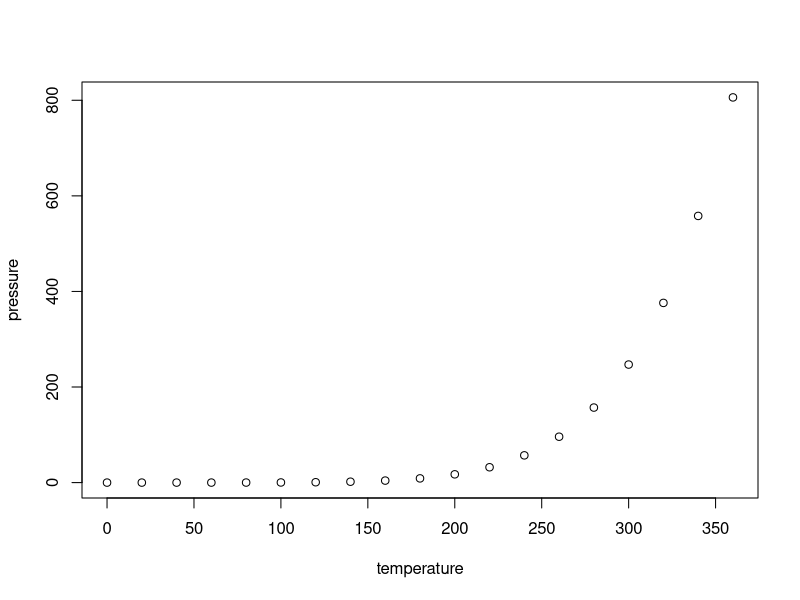
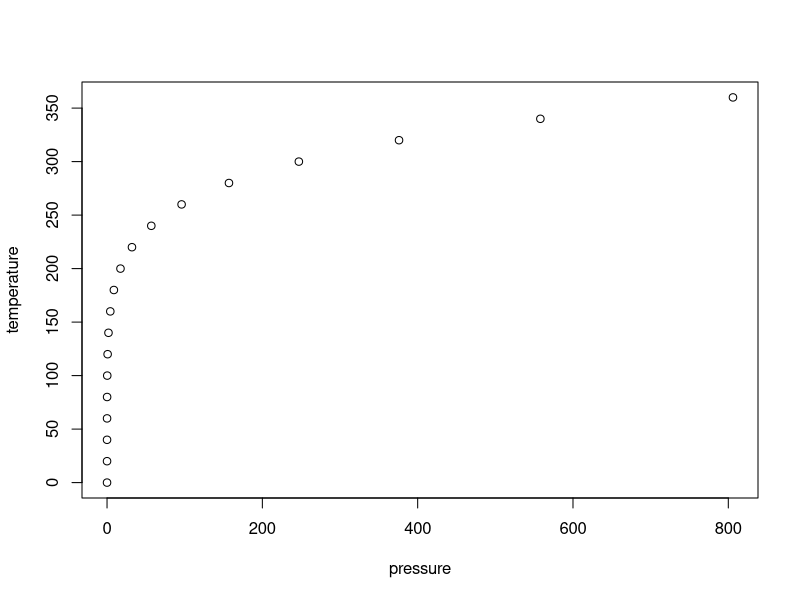

Source code (R) for these figures, in order: (Note: this script raises an error after producing the figures.)
library("datasets")
data("pressure") #data(pressure)works,too
plot(pressure)
#alternative
with(pressure,plot(pressure,temperature))
win.gra
plot(pressure,type="p",main="pressuredata")
plot(pressure,type="l",main="pressuredata")
plot(pressure,type="b",main="pressuredata")
plot(pressure,type="h",main="pressuredata")
data(iris)#loadirisdata
pch.vec<-c(16,2,3)[iris$Species]
col.vec<-c(16,2,3)[iris$Species]
plot(iris$Sepal.Length,iris$Sepal.Width,col=col.vec,pch=pch.vec)
boxplot(InsectSprays$count)
boxplot(InsectSprays)
boxplot(count~spray,data=InsectSprays)
barplot(VADeaths)
hist(iris$Sepal.Length)
